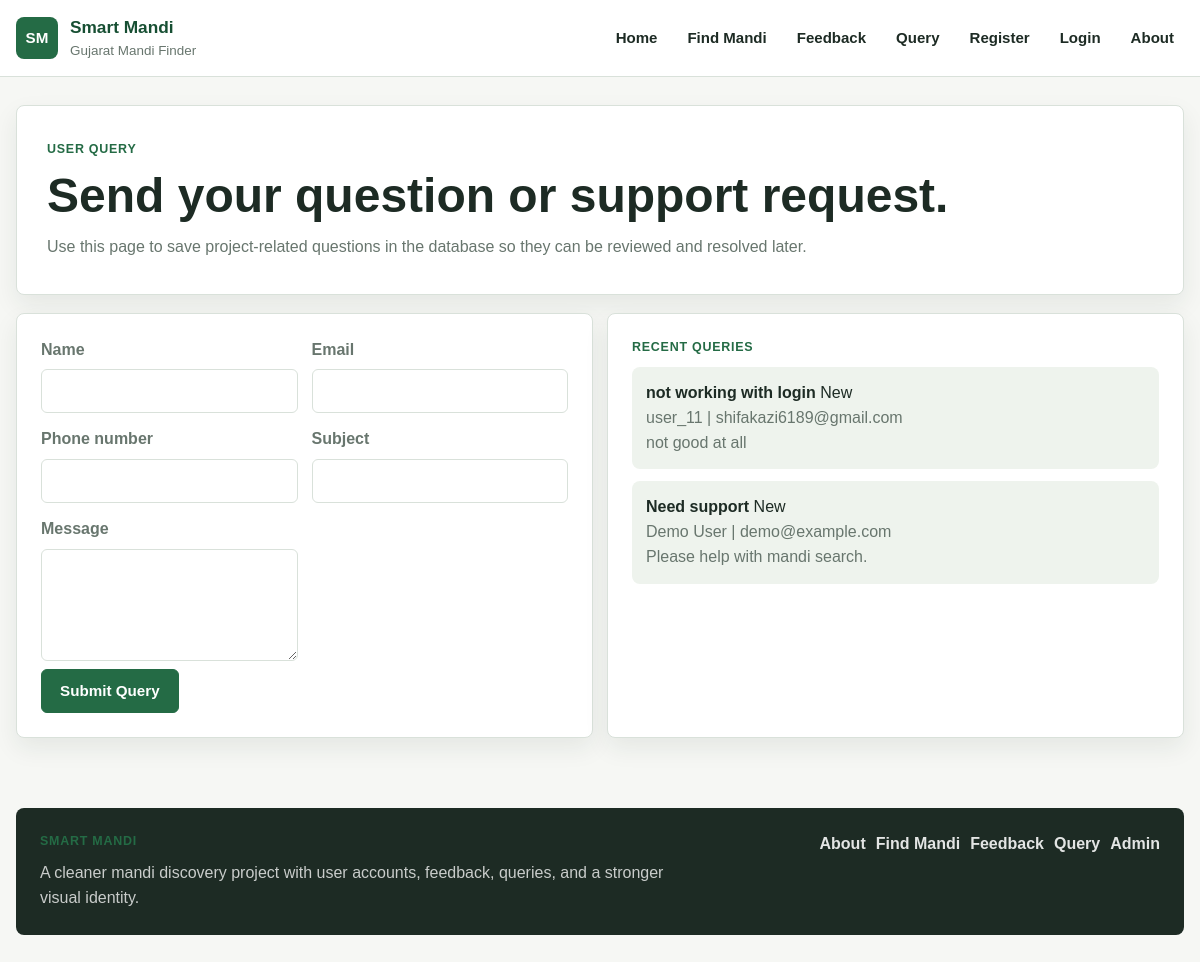
/queries/, run on the app's committed database.
### query_app/models.py (models this page shows, shortened)
class UserQuery(models.Model):
    STATUS_CHOICES = [
        ("new", "New"),
        ("in_progress", "In Progress"),
        ("resolved", "Resolved"),
    ]
    name = models.CharField(max_length=150)
    email = models.EmailField()
    phone_number = models.CharField(max_length=15, blank=True)
    subject = models.CharField(max_length=200)
    message = models.TextField()
    status = models.CharField(max_length=20, choices=STATUS_CHOICES, default="new")
    created_at = models.DateTimeField(auto_now_add=True)

### query_app/views.py (the view)
# urls.py: path("", query_view, name="query"),
def query_view(request):
    if request.method == "POST":
        form = UserQueryForm(request.POST)
        if form.is_valid():
            form.save()
            messages.success(request, "Your query has been submitted successfully.")
            return redirect("query_app:query")
    else:
        form = UserQueryForm()
    recent_queries = UserQuery.objects.order_by("-created_at")[:5]
    return render(
        request,
        "query_app/query.html",
        {"form": form, "recent_queries": recent_queries},
    )

### query_app/forms.py
class UserQueryForm(forms.ModelForm):
    class Meta:
        model = UserQuery
        fields = ("name", "email", "phone_number", "subject", "message")
        widgets = {
            "message": forms.Textarea(attrs={"rows": 5}),
        }
    def __init__(self, *args, **kwargs):
        super().__init__(*args, **kwargs)
        for field in self.fields.values():
            field.widget.attrs["class"] = "field"

### templates/query_app/query.html (shortened to what this page needs)
{% extends 'base.html' %}
{% block content %}
<section class="hero-panel compact-hero">
    <div>
        <div class="section-title">User Query</div>
        <h1>Send your question or support request.</h1>
        <p>Use this page to save project-related questions in the database so they can be reviewed and resolved later.</p>
    </div>
</section>
<section class="card-grid">
    <article class="content-card form-card">
        <form method="post" class="grid-form">
            {% for field in form %}
                <div>
                    <label class="form-label" for="{{ field.id_for_label }}">{{ field.label }}</label>
                    {{ field }}
                </div>
            {% endfor %}
        </form>
        <button type="submit" class="btn btn-primary">Submit Query</button>
    </article>
    <article class="content-card">
        <div class="section-title">Recent Queries</div>
        <div class="stack-list">
            {% for item in recent_queries %}
                <div class="list-item">
                    <strong>{{ item.subject }}</strong>
                    <span>{{ item.status|title }}</span>
                    <p>{{ item.name }} | {{ item.email }}</p>
                    <p>{{ item.message }}</p>
                </div>
            {% empty %}
                <p class="muted">No queries have been submitted yet.</p>
            {% endfor %}
        </div>
    </article>
</section>
{% endblock %}

### static/css/theme.css (style rules this page uses)
:root { --page: #f6f7f4; --surface: #ffffff; --surface-soft: #eef3ed; --ink: #1d2b24; --muted: #68766e; --green: #246b45; --green-dark: #174f33; --blue: #2f5e7d; --amber: #b96f24; --red: #a33a32; --border: #d9e1da; --shadow: 0 10px 24px rgba(31, 45, 38, 0.08); --radius: 8px; }
* { box-sizing: border-box; }
html { scroll-behavior: smooth; }
body { margin: 0; min-width: 320px; color: var(--ink); background: var(--page); font-family: Arial, Helvetica, sans-serif; line-height: 1.55; }
.flash, .landing-copy, .hero-panel, .content-card, .table-card, .stat-chip, .toolbar, .info-banner, .hero-image-card { background: var(--surface); border: 1px solid var(--border); border-radius: var(--radius); box-shadow: var(--shadow); }
.landing-copy, .hero-panel { padding: 30px; }
.hero-panel { display: flex; align-items: center; justify-content: space-between; gap: 20px; margin-bottom: 18px; }
.compact-hero { min-height: 190px; }
.section-title { margin-bottom: 10px; color: var(--green); text-transform: uppercase; letter-spacing: 0.06em; font-size: 0.78rem; font-weight: 800; }
h1, h2 { margin: 0 0 12px; color: var(--ink); line-height: 1.12; letter-spacing: 0; }
h1 { font-size: clamp(2rem, 4vw, 3.65rem); }
p { margin: 0; color: var(--muted); font-size: 1rem; }
.btn { display: inline-flex; align-items: center; justify-content: center; min-height: 44px; padding: 0 18px; border: 1px solid transparent; border-radius: 6px; font-size: 0.95rem; font-weight: 800; cursor: pointer; transition: background 0.16s ease, border-color 0.16s ease, box-shadow 0.16s ease; }
.btn-primary, .mode-btn.is-active { color: #fff; background: var(--green); border-color: var(--green); }
.hero-metrics, .card-grid, .stats-grid, .detail-grid { display: grid; grid-template-columns: repeat(12, 1fr); gap: 14px; }
.card-grid { margin-bottom: 18px; }
.content-card { grid-column: span 6; padding: 24px; }
.search-form, .grid-form, .two-col-form { display: grid; gap: 14px; }
.grid-form { grid-template-columns: repeat(2, minmax(0, 1fr)); }
.field, .select-field, textarea, input, select { width: 100%; min-height: 44px; padding: 10px 12px; border-radius: 6px; border: 1px solid var(--border); background: #fff; color: var(--ink); font-family: inherit; font-size: 0.98rem; }
textarea { min-height: 120px; resize: vertical; }
.form-label, .label, .detail-label { display: block; margin-bottom: 7px; color: var(--muted); font-weight: 700; }
.stack-list { display: grid; gap: 12px; }
.list-item { padding: 14px; border-radius: 8px; background: var(--surface-soft); }

### data on the page
UserQuery: subject "not working with login", status "New", name "user_11", email "shifakazi6189@gmail.com", message "not good at all"
UserQuery: subject "Need support", status "New", name "Demo User", email "demo@example.com", message "Please help with mandi search."

### other printed values
{{ field.label }} "Name" "Email" "Phone number" "Subject" "Message"
